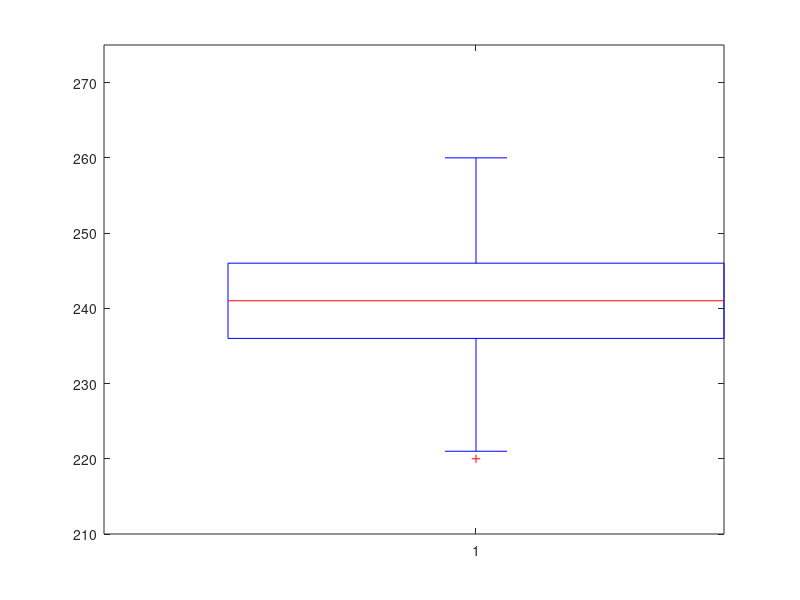

This figure's MATLAB source: (Note: this script raises an error after producing the figure.)

% Simulation
tic 

N = 150;
L = 1000;
Vmin = 1;
Vmax = 2;
Ts = 86400;

X=cell(1,N);
T=cell(1,N);
V=cell(1,N);


for n = [1:N]

    Mn = [unifrnd(0,L), unifrnd(0,L)];
    Tn=[0];
    Vn=[unifrnd(Vmin,Vmax)];
    Xn = [Mn, Tn];


    while Tn<Ts
        M = [unifrnd(0,L), unifrnd(0,L)];
        Xn=[Xn; M, Tn(end)+norm(M-Mn)/Vn(end)];
        Tn=[Tn; Tn(end)+norm(M-Mn)/Vn(end)];
        Vn=[Vn; unifrnd(Vmin,Vmax)];
        Mn=M;
    end
    
    X{1,n} = Xn;
    T{1,n} = Tn;
    V{1,n} = Vn;
end 

toc

% 1. computes and displays the mean, the minimum and the maximum number of waypoints reached by the 
% different mobiles for only one simulation run

sizesX = [];

for n = [1:N]
    sizesX = [sizesX, length(X{1,n}(:,1))];
end

figure(1)
boxplot(sizesX);
hold on
ylim([210 275]);
scatter(1,min(sizesX),'d', 'filled','b');
scatter(1,max(sizesX),'d','filled','r');


% 2. displays the trajectory and waypoints of one user; of 5 users.
figure(2)
subplot(2,1,1)
plot(X{1,1}(:,1),X{1,1}(:,2),'-')
title("Course of one user")

subplot(2,1,2)
plot(X{1,1}(:,1),X{1,1}(:,2),'.')
title("Waypoints of one user")


figure(3)
subplot(2,1,1)
hold on
plot(X{1,30}(:,1),X{1,30}(:,2),'-')
plot(X{1,60}(:,1),X{1,60}(:,2),'-')
plot(X{1,90}(:,1),X{1,90}(:,2),'-')
plot(X{1,120}(:,1),X{1,120}(:,2),'-')
plot(X{1,150}(:,1),X{1,150}(:,2),'-')
title("Course of 5 users")
hold off
subplot(2,1,2)
hold on
plot(X{1,30}(:,1),X{1,30}(:,2),'.')
plot(X{1,60}(:,1),X{1,60}(:,2),'.')
plot(X{1,90}(:,1),X{1,90}(:,2),'.')
plot(X{1,120}(:,1),X{1,120}(:,2),'.')
plot(X{1,150}(:,1),X{1,150}(:,2),'.')
title("Waypoints of 5 users")
hold off